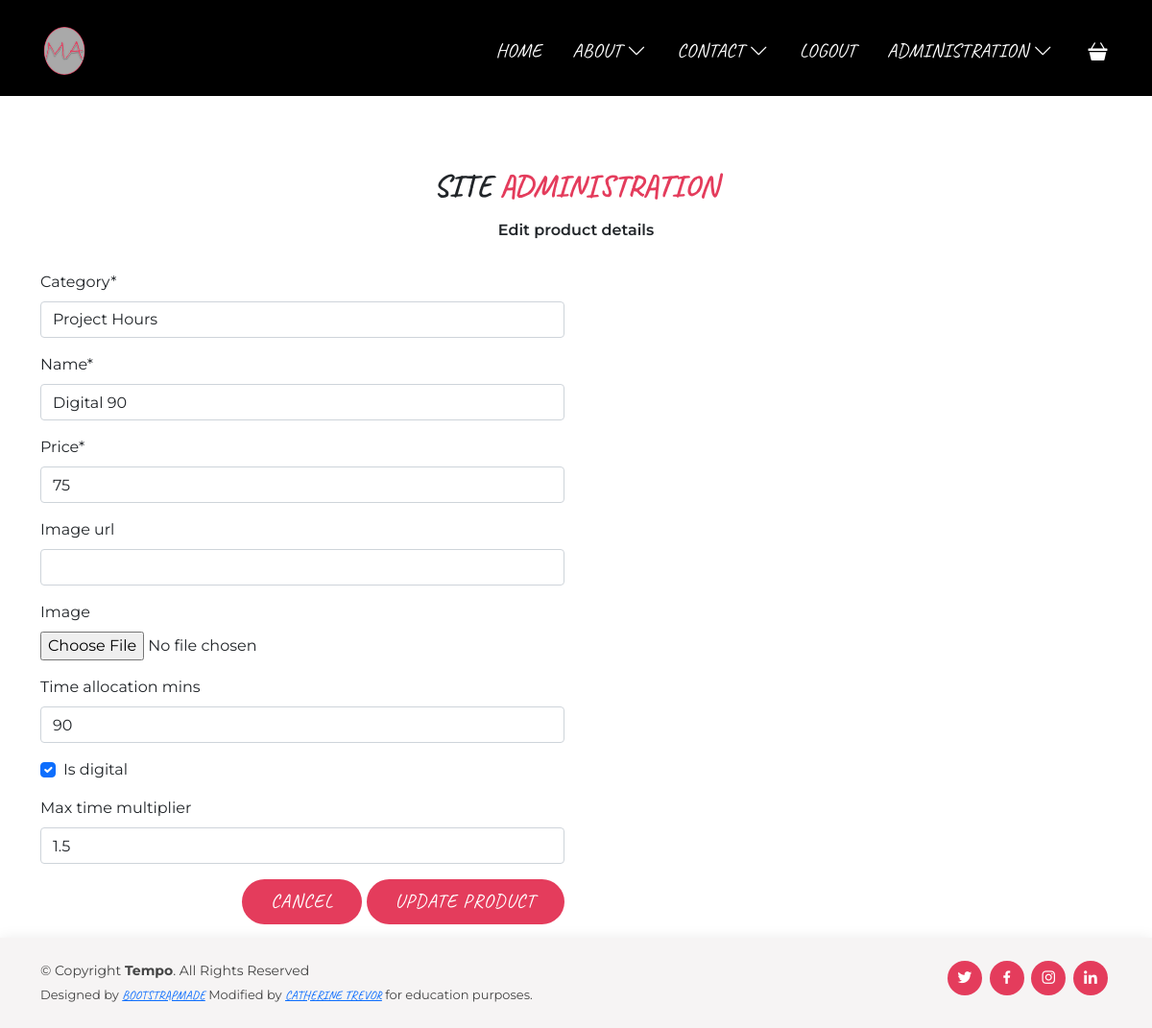
Page /products/edit_product/2 (signed in) on the committed database.
### products/models.py (models this page shows, shortened)
class Product(models.Model):
    category = models.ForeignKey('Category', null=True,
                                 on_delete=models.SET_NULL, default="")
    name = models.CharField(max_length=254)
    price = models.DecimalField(max_digits=6, decimal_places=0)
    image_url = models.URLField(max_length=1024, null=True, blank=True)
    image = models.ImageField(null=True, blank=True)
    time_allocation_mins = models.DecimalField(max_digits=6, decimal_places=0, blank=True, null=True)
    is_digital = models.BooleanField(null=False)
    max_time_multiplier = models.DecimalField(max_digits=6, decimal_places=1, blank=True, null=True)
    objects = models.Manager()

### products/views.py (the view)
# urls.py: path('edit_product/<int:product_id>', views.edit_product, name='edit_product'),
@login_required
def edit_product(request, product_id):
    if not request.user.is_superuser:
        messages.error(request, 'Sorry, only store owners can do that.')
        return redirect(reverse('home'))
    product = get_object_or_404(Product, pk=product_id)
    if request.method == 'POST':
        form = ProductForm(request.POST, request.FILES, instance=product)
        if form.is_valid():
            form.save()
            messages.success(request, 'Successfully updated product!')
            return redirect(reverse('products'))
        else:
            messages.error(request,
                           ('Failed to update product. '
                            'Please ensure the form is valid.'))
    else:
        form = ProductForm(instance=product)
        messages.info(request, f'You are editing {product.name}')
    template = 'products/edit_product.html'
    context = {
        'form': form,
        'product': product,
    }
    return render(request, template, context)

### products/forms.py
class ProductForm(forms.ModelForm):
    class Meta:
        model = Product
        fields = '__all__'
    def __init__(self, *args, **kwargs):
        super().__init__(*args, **kwargs)
        categories = Category.objects.all()
        friendly_names = [(c.id, c.get_friendly_name()) for c in categories]
        self.fields['category'].choices = friendly_names

### products/models.py (called while the page is built)
    def get_friendly_name(self):
        return self.friendly_name

### products/templates/products/edit_product.html (shortened to what this page needs)
{% extends "base.html" %}
{% load static %}
{% block extra_page_header  %}
{% include 'includes/additional_header.html' %}
{% endblock %}
{% block content %}
    <section id="edit_products">
        <div class="container">
            <div class="section-title">
                <h3>Site <span>Administration</span></h3>
                <p>
                    Edit product details
                </p>
            </div>
            <div class="row">
                <div class="col-12 col-md-6">
                    <form method="POST" action="{% url 'edit_product' product.id %}" class="form mb-2" enctype="multipart/form-data">
                        {% for field in form %}
                            {{ field | as_crispy_field }}
                        {% endfor %}
                        <div class="text-right">
                            <a class="btn-action" href="{% url 'products' %}">Cancel</a>
                            <button class="btn-action" type="submit">Update Product</button>
                        </div>
                    </form>
                </div>
            </div>
        </div>
    </section>
{% endblock %}

### static/css/style.css (style rules this page uses)
body { color: #444444; }
a { color: #e43c5c; text-decoration: none; }
section { padding: 60px 0; overflow: hidden; }
.section-title { text-align: center; padding-bottom: 30px; }
.section-title h3 { margin: 15px 0 0 0; font-size: 32px; font-weight: 700; }
.section-title h3 span { color: #e43c5c; }
.section-title p { margin: 15px auto 0 auto; font-weight: 600; }
@media (min-width: 1024px) { .section-title p { width: 50%; } }

### static/css/base.css (style rules this page uses)
body { font-family: 'Montserrat', sans-serif !important; }
section { padding-bottom: 100px; }
h1, h2, h3, h4, a { font-family: 'Caveat', sans-serif !important; font-weight: 100; text-transform: uppercase; }
.section-title p { width: 75% !important; }
.btn-action, .allauth-form-inner-content .btn-action { font-family: 'Caveat', sans-serif; text-transform: uppercase; font-weight: 400; font-size: 20px; letter-spacing: 1px; display: inline-block; padding: 8px 30px 9px 30px; border: none; border-radius: 50px; transition: 0.5s; color: white; background: #e43c5c; text-decoration: none; }

### rows in the picture
Product: category "Project Hours" "Digital 90" "75" "90" "☑" "1.5"
